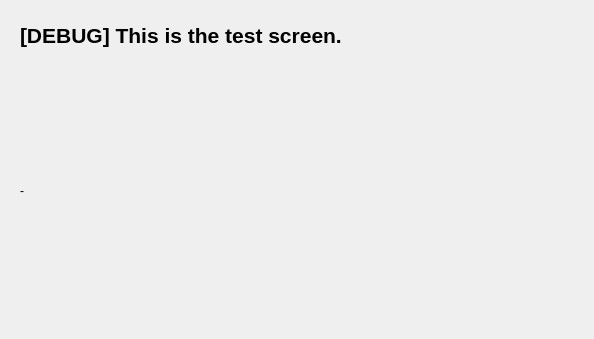
<?xml version="1.0" encoding="UTF-8"?>
<ui version="4.0">
 <class>MainWindow</class>
 <widget class="QMainWindow" name="MainWindow">
  <property name="windowModality">
   <enum>Qt::WindowModal</enum>
  </property>
  <property name="geometry">
   <rect>
    <x>0</x>
    <y>0</y>
    <width>594</width>
    <height>339</height>
   </rect>
  </property>
  <property name="windowTitle">
   <string>[DEBUG] Test Screen - Simon Petrus</string>
  </property>
  <widget class="QWidget" name="centralwidget">
   <widget class="QLabel" name="app_title">
    <property name="geometry">
     <rect>
      <x>20</x>
      <y>20</y>
      <width>561</width>
      <height>31</height>
     </rect>
    </property>
    <property name="font">
     <font>
      <pointsize>16</pointsize>
      <weight>75</weight>
      <bold>true</bold>
     </font>
    </property>
    <property name="text">
     <string>[DEBUG] This is the test screen.</string>
    </property>
    <property name="alignment">
     <set>Qt::AlignLeading|Qt::AlignLeft|Qt::AlignVCenter</set>
    </property>
   </widget>
   <widget class="QLabel" name="label_test">
    <property name="geometry">
     <rect>
      <x>20</x>
      <y>70</y>
      <width>281</width>
      <height>241</height>
     </rect>
    </property>
    <property name="text">
     <string>-</string>
    </property>
    <property name="scaledContents">
     <bool>true</bool>
    </property>
   </widget>
  </widget>
  <action name="action_gen_cred">
   <property name="text">
    <string>Generate Secure Credential ...</string>
   </property>
  </action>
  <action name="action_exit">
   <property name="text">
    <string>Exit App</string>
   </property>
  </action>
 </widget>
 <resources/>
 <connections/>
</ui>
